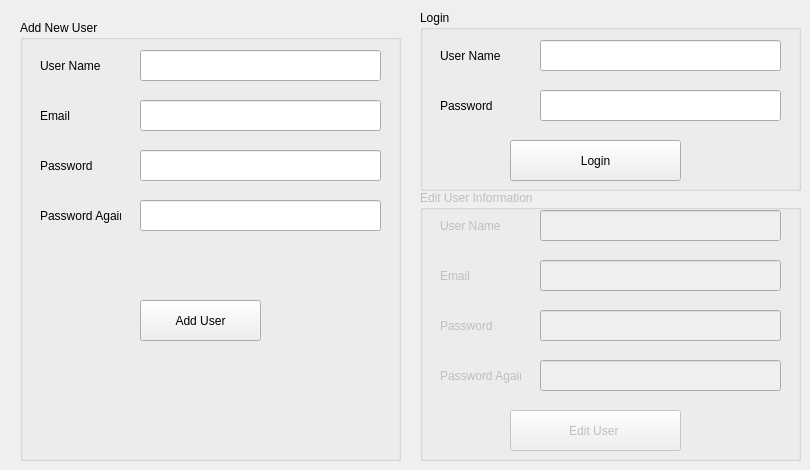
    <widget class="QWidget" name="tab_3">
     <attribute name="title">
      <string>Tab 4</string>
     </attribute>
     <widget class="QGroupBox" name="groupBox">
      <property name="geometry">
       <rect>
        <x>20</x>
        <y>20</y>
        <width>381</width>
        <height>441</height>
       </rect>
      </property>
      <property name="title">
       <string>Add New User</string>
      </property>
      <property name="flat">
       <bool>false</bool>
      </property>
      <widget class="QLabel" name="label_22">
       <property name="geometry">
        <rect>
         <x>20</x>
         <y>30</y>
         <width>71</width>
         <height>31</height>
        </rect>
       </property>
       <property name="text">
        <string>User Name</string>
       </property>
      </widget>
      <widget class="QLabel" name="label_23">
       <property name="geometry">
        <rect>
         <x>20</x>
         <y>130</y>
         <width>71</width>
         <height>31</height>
        </rect>
       </property>
       <property name="text">
        <string>Password</string>
       </property>
      </widget>
      <widget class="QLabel" name="label_24">
       <property name="geometry">
        <rect>
         <x>20</x>
         <y>180</y>
         <width>81</width>
         <height>31</height>
        </rect>
       </property>
       <property name="text">
        <string>Password Again</string>
       </property>
      </widget>
      <widget class="QLabel" name="label_25">
       <property name="geometry">
        <rect>
         <x>20</x>
         <y>80</y>
         <width>71</width>
         <height>31</height>
        </rect>
       </property>
       <property name="text">
        <string>Email</string>
       </property>
      </widget>
      <widget class="QLineEdit" name="lineEdit_12">
       <property name="geometry">
        <rect>
         <x>120</x>
         <y>30</y>
         <width>241</width>
         <height>31</height>
        </rect>
       </property>
      </widget>
      <widget class="QLineEdit" name="lineEdit_13">
       <property name="geometry">
        <rect>
         <x>120</x>
         <y>80</y>
         <width>241</width>
         <height>31</height>
        </rect>
       </property>
      </widget>
      <widget class="QLineEdit" name="lineEdit_14">
       <property name="geometry">
        <rect>
         <x>120</x>
         <y>130</y>
         <width>241</width>
         <height>31</height>
        </rect>
       </property>
       <property name="echoMode">
        <enum>QLineEdit::Password</enum>
       </property>
      </widget>
      <widget class="QLineEdit" name="lineEdit_15">
       <property name="geometry">
        <rect>
         <x>120</x>
         <y>180</y>
         <width>241</width>
         <height>31</height>
        </rect>
       </property>
       <property name="echoMode">
        <enum>QLineEdit::Password</enum>
       </property>
      </widget>
      <widget class="QPushButton" name="pushButton_12">
       <property name="geometry">
        <rect>
         <x>120</x>
         <y>280</y>
         <width>121</width>
         <height>41</height>
        </rect>
       </property>
       <property name="text">
        <string>Add User</string>
       </property>
      </widget>
      <widget class="QLabel" name="label_9">
       <property name="geometry">
        <rect>
         <x>120</x>
         <y>230</y>
         <width>241</width>
         <height>21</height>
        </rect>
       </property>
       <property name="text">
        <string/>
       </property>
      </widget>
     </widget>
     <widget class="QGroupBox" name="groupBox_2">
      <property name="geometry">
       <rect>
        <x>420</x>
        <y>10</y>
        <width>381</width>
        <height>181</height>
       </rect>
      </property>
      <property name="title">
       <string>Login</string>
      </property>
      <property name="flat">
       <bool>false</bool>
      </property>
      <widget class="QPushButton" name="pushButton_13">
       <property name="geometry">
        <rect>
         <x>90</x>
         <y>130</y>
         <width>171</width>
         <height>41</height>
        </rect>
       </property>
       <property name="text">
        <string>Login</string>
       </property>
      </widget>
      <widget class="QLabel" name="label_26">
       <property name="geometry">
        <rect>
         <x>20</x>
         <y>30</y>
         <width>71</width>
         <height>31</height>
        </rect>
       </property>
       <property name="text">
        <string>User Name</string>
       </property>
      </widget>
      <widget class="QLineEdit" name="lineEdit_16">
       <property name="geometry">
        <rect>
         <x>120</x>
         <y>30</y>
         <width>241</width>
         <height>31</height>
        </rect>
       </property>
      </widget>
      <widget class="QLineEdit" name="lineEdit_17">
       <property name="geometry">
        <rect>
         <x>120</x>
         <y>80</y>
         <width>241</width>
         <height>31</height>
        </rect>
       </property>
       <property name="echoMode">
        <enum>QLineEdit::Password</enum>
       </property>
      </widget>
      <widget class="QLabel" name="label_27">
       <property name="geometry">
        <rect>
         <x>20</x>
         <y>80</y>
         <width>71</width>
         <height>31</height>
        </rect>
       </property>
       <property name="text">
        <string>Password</string>
       </property>
      </widget>
     </widget>
     <widget class="QGroupBox" name="groupBox_4">
      <property name="enabled">
       <bool>false</bool>
      </property>
      <property name="geometry">
       <rect>
        <x>420</x>
        <y>190</y>
        <width>381</width>
        <height>271</height>
       </rect>
      </property>
      <property name="title">
       <string>Edit User Information</string>
      </property>
      <widget class="QLabel" name="label_30">
       <property name="geometry">
        <rect>
         <x>20</x>
         <y>70</y>
         <width>71</width>
         <height>31</height>
        </rect>
       </property>
       <property name="text">
        <string>Email</string>
       </property>
      </widget>
      <widget class="QLineEdit" name="lineEdit_18">
       <property name="geometry">
        <rect>
         <x>120</x>
         <y>20</y>
         <width>241</width>
         <height>31</height>
        </rect>
       </property>
      </widget>
      <widget class="QLineEdit" name="lineEdit_20">
       <property name="geometry">
        <rect>
         <x>120</x>
         <y>70</y>
         <width>241</width>
         <height>31</height>
        </rect>
       </property>
      </widget>
      <widget class="QLabel" name="label_28">
       <property name="geometry">
        <rect>
         <x>20</x>
         <y>20</y>
         <width>71</width>
         <height>31</height>
        </rect>
       </property>
       <property name="text">
        <string>User Name</string>
       </property>
      </widget>
      <widget class="QPushButton" name="pushButton_14">
       <property name="geometry">
        <rect>
         <x>90</x>
         <y>220</y>
         <width>171</width>
         <height>41</height>
        </rect>
       </property>
       <property name="text">
        <string>Edit User </string>
       </property>
      </widget>
      <widget class="QLineEdit" name="lineEdit_19">
       <property name="geometry">
        <rect>
         <x>120</x>
         <y>120</y>
         <width>241</width>
         <height>31</height>
        </rect>
       </property>
       <property name="echoMode">
        <enum>QLineEdit::Password</enum>
       </property>
      </widget>
      <widget class="QLabel" name="label_31">
       <property name="geometry">
        <rect>
         <x>20</x>
         <y>120</y>
         <width>71</width>
         <height>31</height>
        </rect>
       </property>
       <property name="text">
        <string>Password</string>
       </property>
      </widget>
      <widget class="QLabel" name="label_29">
       <property name="geometry">
        <rect>
         <x>20</x>
         <y>170</y>
         <width>81</width>
         <height>31</height>
        </rect>
       </property>
       <property name="text">
        <string>Password Again</string>
       </property>
      </widget>
      <widget class="QLineEdit" name="lineEdit_21">
       <property name="geometry">
        <rect>
         <x>120</x>
         <y>170</y>
         <width>241</width>
         <height>31</height>
        </rect>
       </property>
       <property name="echoMode">
        <enum>QLineEdit::Password</enum>
       </property>
      </widget>
     </widget>
    </widget>
